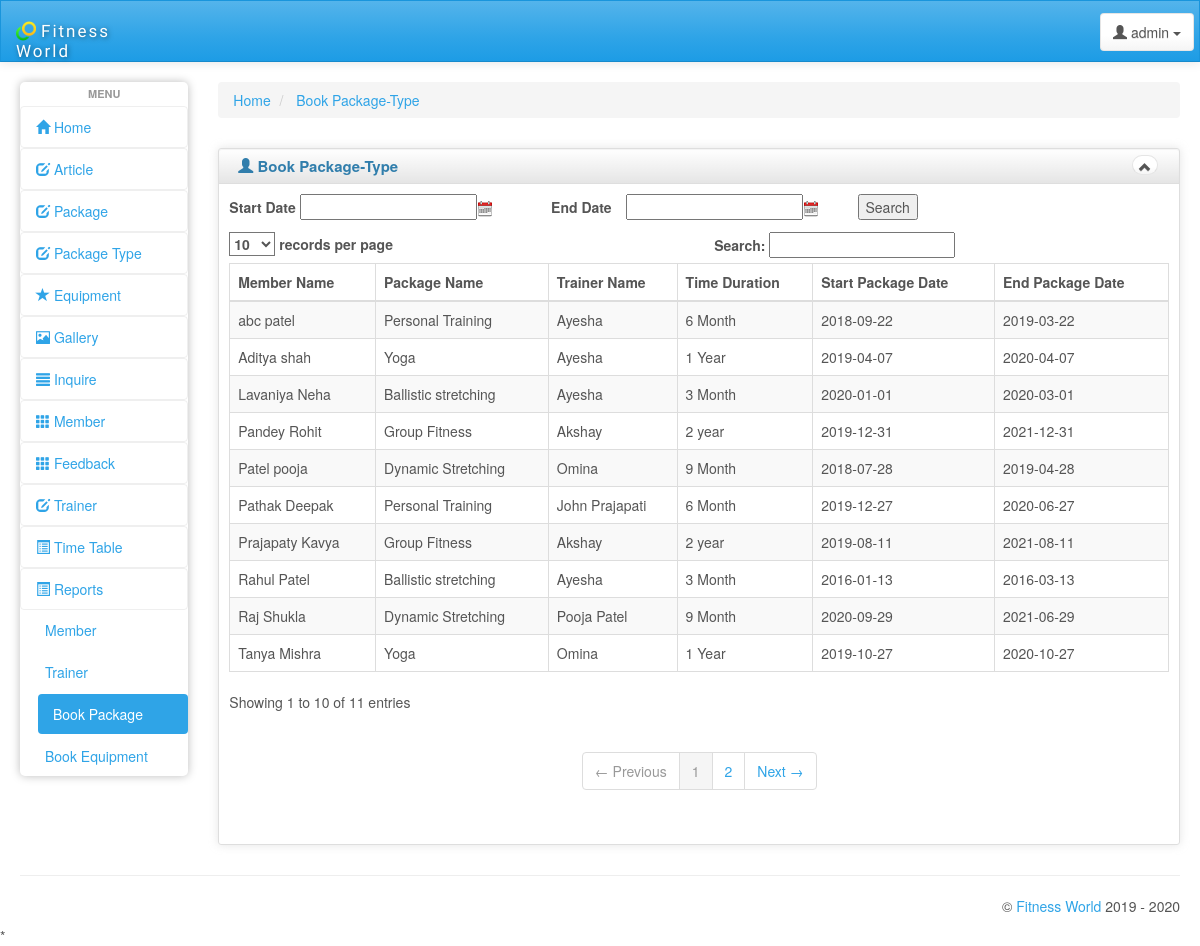
The app's page /admin/book_package_report.php with its own data.
### tables this page shows
CREATE TABLE IF NOT EXISTS `package_type` (
  `ID` int(5) NOT NULL AUTO_INCREMENT,
  `class` int(30) NOT NULL,
  `class_type` varchar(30) NOT NULL,
  `Details` varchar(1500) NOT NULL,
  `time_duration` varchar(50) NOT NULL,
  `fees` bigint(10) NOT NULL,
  PRIMARY KEY (`ID`)
);

CREATE TABLE IF NOT EXISTS `member` (
  `ID` int(5) NOT NULL AUTO_INCREMENT,
  `join_date` varchar(12) NOT NULL,
  `username` varchar(50) NOT NULL,
  `password` varchar(10) NOT NULL,
  `first_name` varchar(50) NOT NULL,
  `middle_name` varchar(50) NOT NULL,
  `age` int(5) NOT NULL,
  `contact_no` bigint(11) NOT NULL,
  `address` varchar(500) NOT NULL,
  `gender` varchar(6) NOT NULL,
  `image` varchar(1000) NOT NULL,
  PRIMARY KEY (`ID`)
);

CREATE TABLE IF NOT EXISTS `trainer` (
  `ID` int(5) NOT NULL AUTO_INCREMENT,
  `name` varchar(30) NOT NULL,
  `address` varchar(500) NOT NULL,
  `gender` varchar(5) NOT NULL,
  `dob` varchar(10) NOT NULL,
  `age` int(5) NOT NULL,
  `email` varchar(50) NOT NULL,
  `contact` bigint(11) NOT NULL,
  `doj` varchar(10) NOT NULL,
  `degree` varchar(100) NOT NULL,
  `class_ID` int(5) NOT NULL,
  `class_type_ID` int(5) NOT NULL,
  `image` varchar(500) NOT NULL,
  PRIMARY KEY (`ID`)
);

CREATE TABLE IF NOT EXISTS `book_package_type` (
  `ID` int(5) NOT NULL AUTO_INCREMENT,
  `class_type_id` int(5) NOT NULL,
  `member_id` int(5) NOT NULL,
  `trainer_id` int(5) NOT NULL,
  `start_date` date NOT NULL,
  `end_date` date NOT NULL,
  PRIMARY KEY (`ID`)
);

### admin/book_package_report.php (the view, shortened to what this page needs)
<!DOCTYPE html>
<html lang="en">
<head>
    <link id="bs-css" href="css/bootstrap-cerulean.min.css" rel="stylesheet">
    <link href="css/charisma-app.css" rel="stylesheet">
    <link href='bower_components/fullcalendar/dist/fullcalendar.css' rel='stylesheet'>
    <link href='bower_components/fullcalendar/dist/fullcalendar.print.css' rel='stylesheet' media='print'>
    <link href='bower_components/chosen/chosen.min.css' rel='stylesheet'>
    <link href='bower_components/colorbox/example3/colorbox.css' rel='stylesheet'>
    <link href='bower_components/responsive-tables/responsive-tables.css' rel='stylesheet'>
    <link href='bower_components/bootstrap-tour/build/css/bootstrap-tour.min.css' rel='stylesheet'>
    <link href='css/jquery.noty.css' rel='stylesheet'>
    <link href='css/noty_theme_default.css' rel='stylesheet'>
    <link href='css/elfinder.min.css' rel='stylesheet'>
    <link href='css/elfinder.theme.css' rel='stylesheet'>
    <link href='css/jquery.iphone.toggle.css' rel='stylesheet'>
    <link href='css/uploadify.css' rel='stylesheet'>
    <link href='css/animate.min.css' rel='stylesheet'>
	<link rel="stylesheet" href="http://code.jquery.com/ui/1.11.4/themes/smoothness/jquery-ui.css">
</head>
<body>
   <?php include"header.php";?>
        <div id="content" class="col-lg-10 col-sm-10">
                <div>
        <ul class="breadcrumb">
            <li>
                <a href="#">Home</a>
            </li>
            <li>
                <a href="#">Book Package-Type</a>
            </li>
        </ul>
    </div>
    <div class="row">
    <div class="box col-md-12">
    <div class="box-inner">
    <div class="box-header well" data-original-title="">
        <h2><i class="glyphicon glyphicon-user"></i> Book Package-Type</h2>
        <div class="box-icon">
            <a href="#" class="btn btn-minimize btn-round btn-default"><i class="glyphicon glyphicon-chevron-up"></i></a>
        </div>
    </div>
    <div class="box-content">
<?php
	$post_at = "";
	$post_at_to_date = "";
	$queryCondition = "";
	$q="SELECT * from book_package_type " . $queryCondition . " ORDER BY start_date desc";
	$run1=mysql_query($q) or die(mysql_error());
?>
<script src="http://code.jquery.com/ui/1.10.3/jquery-ui.js"></script>
<form name="frmSearch" method="post" action="" autocomplete="off">
	 <p class="search_input">
		<label>Start Date</label>
		<input type="text" id="post_at" name="search[post_at]"  value="<?php echo $post_at; ?>" class="input-control" />
		<label>End Date</label>
	    <input type="text" id="post_at_to_date" name="search[post_at_to_date]" style="margin-left:10px"  value="<?php echo $post_at_to_date; ?>" class="input-control"  />
		<input type="submit" name="go" value="Search" >
	</p>
</form>
    <table class="table table-striped table-bordered bootstrap-datatable datatable responsive">
    <thead>
    <tr>
        <th>Member Name</th>
        <th>Package Name</th>
		<th>Trainer Name</th>
		<th>Time Duration</th>
		<th>Start Package Date</th>
		<th>End Package Date</th>
    </tr>
    </thead>
    <tbody>
			<?php
					while($row2=mysql_fetch_assoc($run1))
					{
						$mid=$row2['member_id'];
						$cid=$row2['class_type_id'];
						$tid=$row2['trainer_id'];
						$date1=$row2['start_date'];
						$date2=$row2['end_date'];
$q="SELECT c.ID,c.class_type,c.time_duration,c.fees,t.name,t.image,t.ID,m.ID,m.username,m.first_name,m.middle_name FROM package_type c,trainer t,member m where m.ID=$mid and c.ID=$cid and t.ID=$tid";
						$run=mysql_query($q);
						while($row1=mysql_fetch_assoc($run))
						{
							$package_type=$row1['class_type'];
							$trainer_name=$row1['name'];
							$first_name=$row1['first_name'];
							$middle_name=$row1['middle_name'];
							$time_duration=$row1['time_duration'];
				?>
							<tr>
								<td class="center"><?php echo $first_name." ".$middle_name;?></td>
								<td class="center"><?php echo $package_type;?></td>
								<td class="center"><?php echo $trainer_name;?></td>
								<td class="center"><?php echo $time_duration;?></td>
								<td class="center"><?php echo $date1;?></td>
								<td class="center"><?php echo $date2;?></td>
							</tr>
				<?php	}
					}?>
    </tbody>
    </table>
    </div>
    </div>
    </div>
    </div>
    </div>
</div>
    <hr>
  <?php include"footer.php"; ?>
</div>
</body>
</html>

### admin/css/charisma-app.css (style rules this page uses)
.box { margin-top: 10px; margin-bottom: 10px; }
.box-inner { border: 1px solid #DEDEDE; border-radius: 3px; -webkit-border-radius: 3px; -moz-border-radius: 3px; box-shadow: 0 0 10px rgba(189, 189, 189, 0.4); -webkit-box-shadow: 0 0 10px rgba(189, 189, 189, 0.4); -moz-box-shadow: 0 0 10px rgba(189, 189, 189, 0.4); }
.box-header { border: none; padding-top: 5px; border-bottom: 1px solid #DEDEDE; border-radius: 3px 3px 0 0; -webkit-border-radius: 3px 3px 0 0; -moz-border-radius: 3px 3px 0 0; height: 35px; min-height: 35px !important; margin-bottom: 0; font-weight: bold; font-size: 16px; background: -moz-linear-gradient(top, rgba(255, 255, 255, 0) 0%, rgba(0, 0, 0, 0.1) 100%); background: -webkit-gradient(linear, left top, left bottom, color-stop(0%, rgba(255, 255, 255, 0)), color-stop(100%, rgba(0, 0, 0, 0.1))); background: -webkit-linear-gradient(top, rgba(255, 255, 255, 0) 0%, rgba(0, 0, 0, 0.1) 100%); background: -o-linear-gradient(top, rgba(255, 255, 255, 0) 0%, rgba(0, 0, 0, 0.1) 100%); background: -ms-linear-gradient(top, rgba(255, 255, 255, 0) 0%, rgba(0, 0, 0, 0.1) 100%); background: linear-gradient(to bottom, rgba(255, 255, 255, 0) 0%, rgba(0, 0, 0, 0.1) 100%); filter: progid:DXImageTransform.Microsoft.gradient(startColorstr='#00ffffff', endColorstr='#1a000000', GradientType=0); }
.box-header h2 { font-size: 15px; width: auto; clear: none; float: left; line-height: 25px; white-space: nowrap; font-weight: bold; margin-top: 0; margin-bottom: 0; }
.box-header h2 > i { margin-top: 1px; }
.box-icon { float: right; }
.box-icon a { clear: none; float: left; margin: 0 2px; height: 20px; width: 5px; margin-top: 1px; }
.box-icon a i { margin-left: -6px; top: -1px; }
.box-content { padding: 10px; }
.btn-round { border-radius: 40px; -webkit-border-radius: 40px; -moz-border-radius: 40px; font-size: 12px; padding-top: 4px; }
@media only screen and (min-width: 980px) { a, button, input[type=submit], input[type=button], .product-img { -webkit-transition: .5s; -moz-transition: .5s; -ms-transition: .5s; -o-transition: .5s; transition: .5s; } }

### admin/bower_components/responsive-tables/responsive-tables.css (style rules this page uses)
table th { font-weight: bold; }
table td, table th { padding: 9px 10px; text-align: left; }

### records on screen
book_package_type: start_date "2020-09-29", end_date "2021-06-29"
package_type: member.first_name "Raj", member.middle_name "Shukla", class_type "Dynamic Stretching", trainer.name "Pooja Patel", time_duration "9 Month", member.first_name "Patel", member.middle_name "pooja", trainer.name "Omina"
book_package_type: start_date "2020-01-01", end_date "2020-03-01"
package_type: member.first_name "Lavaniya", member.middle_name "Neha", class_type "Ballistic stretching", trainer.name "Ayesha", time_duration "3 Month", member.first_name "Rahul", member.middle_name "Patel"
book_package_type: start_date "2019-12-31", end_date "2021-12-31"
package_type: member.first_name "Pandey", member.middle_name "Rohit", class_type "Group Fitness", trainer.name "Akshay", time_duration "2 year", member.first_name "Prajapaty", member.middle_name "Kavya"
book_package_type: start_date "2019-12-27", end_date "2020-06-27"
package_type: member.first_name "Pathak", member.middle_name "Deepak", class_type "Personal Training", trainer.name "John Prajapati", time_duration "6 Month", member.first_name "abc", member.middle_name "patel", trainer.name "Ayesha"
book_package_type: start_date "2019-10-27", end_date "2020-10-27"
package_type: member.first_name "Tanya", member.middle_name "Mishra", class_type "Yoga", trainer.name "Omina", time_duration "1 Year", member.first_name "Aditya", member.middle_name "shah", trainer.name "Ayesha"
book_package_type: start_date "2019-08-11", end_date "2021-08-11"
book_package_type: start_date "2019-04-07", end_date "2020-04-07"
book_package_type: start_date "2018-09-22", end_date "2019-03-22"
book_package_type: start_date "2018-07-28", end_date "2019-04-28"
book_package_type: start_date "2016-01-13", end_date "2016-03-13"
